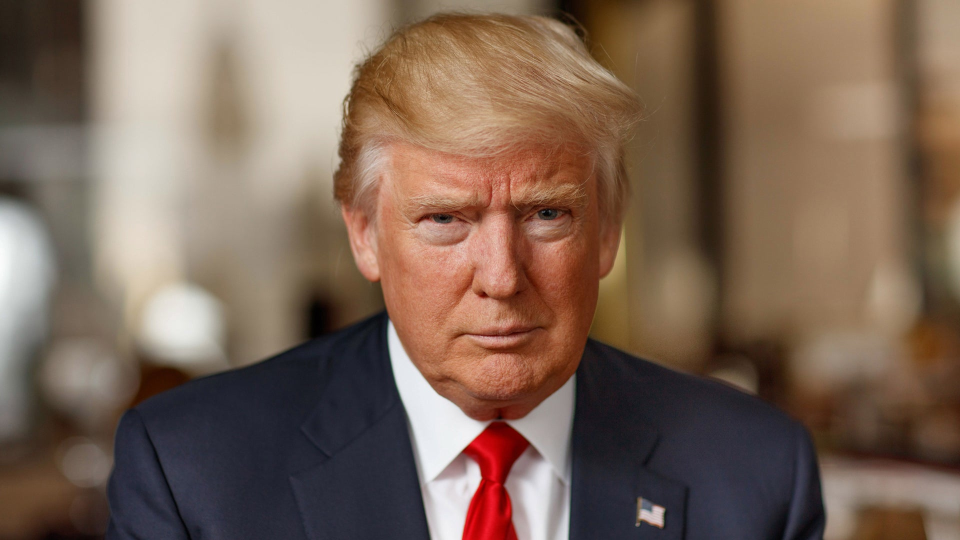
#> input picture backend/media/donald-trump-gettyimages-687193180.jpg, 1920 x 1080 px (shown at 1/2 size)
$ python -i artifact_detector.py   (imports and definitions only)
#> lines starting #> are read from the running program, lines starting #| are printed output that depends on the picture
from __future__ import annotations

import io
from typing import List

import numpy as np
from loguru import logger
from PIL import Image

from schemas.common import ArtifactIndicator


# [53 lines left out: functions _severity_from_score, detect_gan_hf_artifact, not called in this run]


# ---------- 2. JPEG quantization table anomaly ----------
_STANDARD_Q_SUMS = {  # rough heuristic: camera JPEGs fall in these ranges
    50: (1500, 4500),
    75: (600, 2500),
    90: (200, 1000),
    95: (100, 600),
}


# [55 lines that did not run here, left out]


# ---------- 3. Facial boundary + 4. Lighting (MediaPipe) ----------
# [79 lines that did not run here, left out]


# ---------- Orchestrator ----------
# [11 lines that did not run here, left out]

>>> import cv2
>>> picture = cv2.imread('../media/donald-trump-gettyimages-687193180.jpg', cv2.IMREAD_GRAYSCALE)
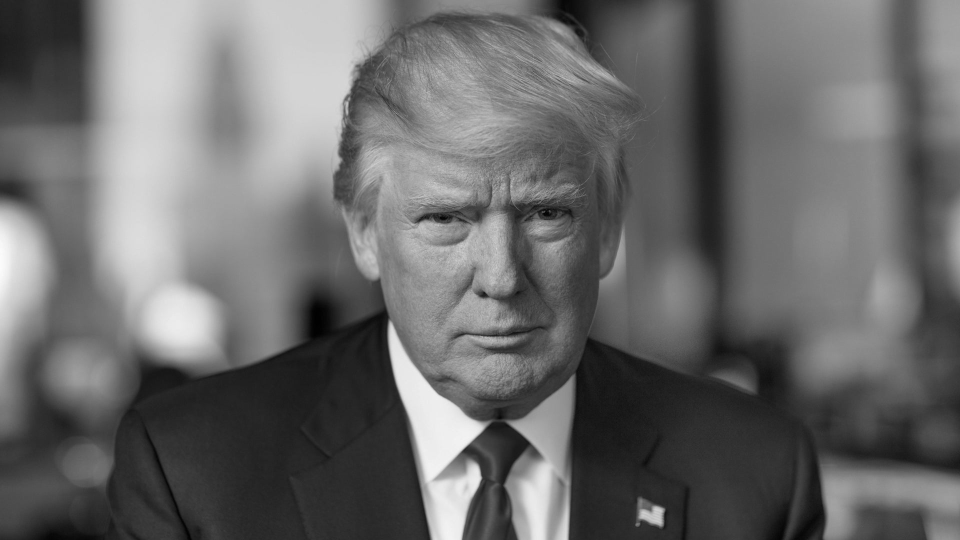
#> picture: shape (1080, 1920) (shown at 1/2 size); min 0, max 252, mean 105.9
#> (the run stopped early here; a loop or call above may not have finished)
